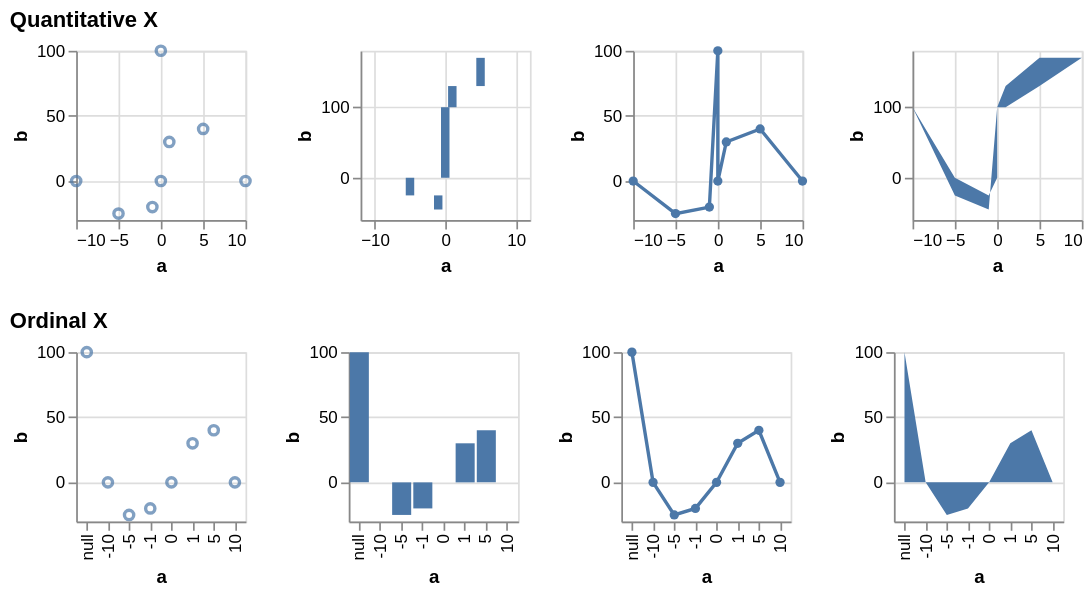

The specification (Vega-Lite) saved for this image:
### Vega specification from a JSON file in a GitHub repository (floating-point values rounded to 4 significant figures)
{"$schema": "https://vega.github.io/schema/vega/v5.json", "description": "Testing invalid", "background": "white", "padding": 5, "data": [{"name": "source_0", "values": [{"a": null, "b": 100}, {"a": -10, "b": null}, {"a": -5, "b": -25}, {"a": -1, "b": -20}, {"a": 0, "b": null}, {"a": 1, "b": 30}, {"a": 5, "b": 40}, {"a": 10, "b": null}]}, {"name": "data_0", "source": "source_0", "transform": [{"type": "formula", "expr": "toNumber(datum[\"a\"])", "as": "a"}]}, {"name": "data_2", "source": "data_0", "transform": [{"type": "stack", "groupby": [], "field": "b", "sort": {"field": [], "order": []}, "as": ["b_start", "b_end"], "offset": "zero"}]}, {"name": "data_3", "source": "data_0", "transform": [{"type": "stack", "groupby": [], "field": "b", "sort": {"field": [], "order": []}, "as": ["b_start", "b_end"], "offset": "zero"}]}, {"name": "data_4", "source": "data_0", "transform": [{"type": "stack", "groupby": ["a"], "field": "b", "sort": {"field": [], "order": []}, "as": ["b_start", "b_end"], "offset": "zero"}]}, {"name": "data_5", "source": "data_0", "transform": [{"type": "impute", "field": "b", "groupby": [], "key": "a", "method": "value", "value": 0}, {"type": "stack", "groupby": ["a"], "field": "b", "sort": {"field": [], "order": []}, "as": ["b_start", "b_end"], "offset": "zero"}]}], "signals": [{"name": "childHeight", "value": 100}, {"name": "concat_0_childWidth", "value": 100}, {"name": "concat_1_childWidth", "value": 100}], "layout": {"padding": 20, "columns": 1, "bounds": "full", "align": "each"}, "marks": [{"type": "group", "name": "concat_0_group", "title": {"text": "Quantitative X", "anchor": "start"}, "layout": {"padding": 20, "bounds": "full", "align": "each"}, "marks": [{"type": "group", "name": "concat_0_concat_0_group", "style": "cell", "encode": {"update": {"width": {"signal": "concat_0_childWidth"}, "height": {"signal": "childHeight"}}}, "marks": [{"name": "concat_0_concat_0_marks", "type": "symbol", "style": ["point"], "from": {"data": "data_0"}, "encode": {"update": {"opacity": {"value": 0.7}, "fill": {"value": "transparent"}, "stroke": {"value": "#4c78a8"}, "tooltip": {"signal": "{\"a\": format(datum[\"a\"], \"\"), \"b\": format(datum[\"b\"], \"\")}"}, "ariaRoleDescription": {"value": "point"}, "description": {"signal": "\"a: \" + (format(datum[\"a\"], \"\")) + \"; b: \" + (format(datum[\"b\"], \"\"))"}, "x": [{"test": "!isValid(datum[\"a\"]) || !isFinite(+datum[\"a\"])", "scale": "concat_0_concat_0_x", "value": 0}, {"scale": "concat_0_concat_0_x", "field": "a"}], "y": [{"test": "!isValid(datum[\"b\"]) || !isFinite(+datum[\"b\"])", "scale": "concat_0_concat_0_y", "value": 0}, {"scale": "concat_0_concat_0_y", "field": "b"}]}}}], "axes": [{"scale": "concat_0_concat_0_x", "orient": "bottom", "gridScale": "concat_0_concat_0_y", "grid": true, "tickCount": {"signal": "ceil(concat_0_childWidth/40)"}, "domain": false, "labels": false, "aria": false, "maxExtent": 0, "minExtent": 0, "ticks": false, "zindex": 0}, {"scale": "concat_0_concat_0_y", "orient": "left", "gridScale": "concat_0_concat_0_x", "grid": true, "tickCount": {"signal": "ceil(childHeight/40)"}, "domain": false, "labels": false, "aria": false, "maxExtent": 0, "minExtent": 0, "ticks": false, "zindex": 0}, {"scale": "concat_0_concat_0_x", "orient": "bottom", "grid": false, "title": "a", "labelFlush": true, "labelOverlap": true, "tickCount": {"signal": "ceil(concat_0_childWidth/40)"}, "zindex": 0}, {"scale": "concat_0_concat_0_y", "orient": "left", "grid": false, "title": "b", "labelOverlap": true, "tickCount": {"signal": "ceil(childHeight/40)"}, "zindex": 0}]}, {"type": "group", "name": "concat_0_concat_1_group", "style": "cell", "encode": {"update": {"width": {"signal": "concat_0_childWidth"}, "height": {"signal": "childHeight"}}}, "marks": [{"name": "concat_0_concat_1_marks", "type": "rect", "style": ["bar"], "from": {"data": "data_2"}, "encode": {"update": {"fill": {"value": "#4c78a8"}, "tooltip": {"signal": "{\"a\": format(datum[\"a\"], \"\"), \"b\": format(datum[\"b\"], \"\")}"}, "ariaRoleDescription": {"value": "bar"}, "description": {"signal": "\"a: \" + (format(datum[\"a\"], \"\")) + \"; b: \" + (format(datum[\"b\"], \"\"))"}, "xc": [{"test": "!isValid(datum[\"a\"]) || !isFinite(+datum[\"a\"])", "signal": "scale('concat_0_concat_1_x', inrange(0, domain('concat_0_concat_1_x')) ? 0 : domain('concat_0_concat_1_x')[0])"}, {"scale": "concat_0_concat_1_x", "field": "a"}], "width": {"value": 5}, "y": {"scale": "concat_0_concat_1_y", "field": "b_end"}, "y2": {"scale": "concat_0_concat_1_y", "field": "b_start"}}}}], "axes": [{"scale": "concat_0_concat_1_x", "orient": "bottom", "gridScale": "concat_0_concat_1_y", "grid": true, "tickCount": {"signal": "ceil(concat_0_childWidth/40)"}, "domain": false, "labels": false, "aria": false, "maxExtent": 0, "minExtent": 0, "ticks": false, "zindex": 0}, {"scale": "concat_0_concat_1_y", "orient": "left", "gridScale": "concat_0_concat_1_x", "grid": true, "tickCount": {"signal": "ceil(childHeight/40)"}, "domain": false, "labels": false, "aria": false, "maxExtent": 0, "minExtent": 0, "ticks": false, "zindex": 0}, {"scale": "concat_0_concat_1_x", "orient": "bottom", "grid": false, "title": "a", "labelFlush": true, "labelOverlap": true, "tickCount": {"signal": "ceil(concat_0_childWidth/40)"}, "zindex": 0}, {"scale": "concat_0_concat_1_y", "orient": "left", "grid": false, "title": "b", "labelOverlap": true, "tickCount": {"signal": "ceil(childHeight/40)"}, "zindex": 0}]}, {"type": "group", "name": "concat_0_concat_2_group", "style": "cell", "encode": {"update": {"width": {"signal": "concat_0_childWidth"}, "height": {"signal": "childHeight"}}}, "marks": [{"name": "concat_0_concat_2_layer_0_marks", "type": "line", "style": ["line"], "sort": {"field": "x"}, "from": {"data": "data_0"}, "encode": {"update": {"stroke": {"value": "#4c78a8"}, "tooltip": {"signal": "{\"a\": format(datum[\"a\"], \"\"), \"b\": format(datum[\"b\"], \"\")}"}, "description": {"signal": "\"a: \" + (format(datum[\"a\"], \"\")) + \"; b: \" + (format(datum[\"b\"], \"\"))"}, "x": [{"test": "!isValid(datum[\"a\"]) || !isFinite(+datum[\"a\"])", "signal": "scale('concat_0_concat_2_x', inrange(0, domain('concat_0_concat_2_x')) ? 0 : domain('concat_0_concat_2_x')[0])"}, {"scale": "concat_0_concat_2_x", "field": "a"}], "y": [{"test": "!isValid(datum[\"b\"]) || !isFinite(+datum[\"b\"])", "scale": "concat_0_concat_2_y", "value": 0}, {"scale": "concat_0_concat_2_y", "field": "b"}]}}}, {"name": "concat_0_concat_2_layer_1_marks", "type": "symbol", "style": ["point"], "from": {"data": "data_0"}, "encode": {"update": {"opacity": {"value": 1}, "fill": {"value": "#4c78a8"}, "tooltip": {"signal": "{\"a\": format(datum[\"a\"], \"\"), \"b\": format(datum[\"b\"], \"\")}"}, "ariaRoleDescription": {"value": "point"}, "description": {"signal": "\"a: \" + (format(datum[\"a\"], \"\")) + \"; b: \" + (format(datum[\"b\"], \"\"))"}, "x": [{"test": "!isValid(datum[\"a\"]) || !isFinite(+datum[\"a\"])", "signal": "scale('concat_0_concat_2_x', inrange(0, domain('concat_0_concat_2_x')) ? 0 : domain('concat_0_concat_2_x')[0])"}, {"scale": "concat_0_concat_2_x", "field": "a"}], "y": [{"test": "!isValid(datum[\"b\"]) || !isFinite(+datum[\"b\"])", "scale": "concat_0_concat_2_y", "value": 0}, {"scale": "concat_0_concat_2_y", "field": "b"}]}}}], "axes": [{"scale": "concat_0_concat_2_x", "orient": "bottom", "gridScale": "concat_0_concat_2_y", "grid": true, "tickCount": {"signal": "ceil(concat_0_childWidth/40)"}, "domain": false, "labels": false, "aria": false, "maxExtent": 0, "minExtent": 0, "ticks": false, "zindex": 0}, {"scale": "concat_0_concat_2_y", "orient": "left", "gridScale": "concat_0_concat_2_x", "grid": true, "tickCount": {"signal": "ceil(childHeight/40)"}, "domain": false, "labels": false, "aria": false, "maxExtent": 0, "minExtent": 0, "ticks": false, "zindex": 0}, {"scale": "concat_0_concat_2_x", "orient": "bottom", "grid": false, "title": "a", "labelFlush": true, "labelOverlap": true, "tickCount": {"signal": "ceil(concat_0_childWidth/40)"}, "zindex": 0}, {"scale": "concat_0_concat_2_y", "orient": "left", "grid": false, "title": "b", "labelOverlap": true, "tickCount": {"signal": "ceil(childHeight/40)"}, "zindex": 0}]}, {"type": "group", "name": "concat_0_concat_3_group", "style": "cell", "encode": {"update": {"width": {"signal": "concat_0_childWidth"}, "height": {"signal": "childHeight"}}}, "marks": [{"name": "concat_0_concat_3_marks", "type": "area", "style": ["area"], "sort": {"field": "x"}, "from": {"data": "data_3"}, "encode": {"update": {"orient": {"value": "vertical"}, "fill": {"value": "#4c78a8"}, "tooltip": {"signal": "{\"a\": format(datum[\"a\"], \"\"), \"b\": format(datum[\"b\"], \"\")}"}, "description": {"signal": "\"a: \" + (format(datum[\"a\"], \"\")) + \"; b: \" + (format(datum[\"b\"], \"\"))"}, "x": [{"test": "!isValid(datum[\"a\"]) || !isFinite(+datum[\"a\"])", "signal": "scale('concat_0_concat_3_x', inrange(0, domain('concat_0_concat_3_x')) ? 0 : domain('concat_0_concat_3_x')[0])"}, {"scale": "concat_0_concat_3_x", "field": "a"}], "y": {"scale": "concat_0_concat_3_y", "field": "b_end"}, "y2": {"scale": "concat_0_concat_3_y", "field": "b_start"}}}}], "axes": [{"scale": "concat_0_concat_3_x", "orient": "bottom", "gridScale": "concat_0_concat_3_y", "grid": true, "tickCount": {"signal": "ceil(concat_0_childWidth/40)"}, "domain": false, "labels": false, "aria": false, "maxExtent": 0, "minExtent": 0, "ticks": false, "zindex": 0}, {"scale": "concat_0_concat_3_y", "orient": "left", "gridScale": "concat_0_concat_3_x", "grid": true, "tickCount": {"signal": "ceil(childHeight/40)"}, "domain": false, "labels": false, "aria": false, "maxExtent": 0, "minExtent": 0, "ticks": false, "zindex": 0}, {"scale": "concat_0_concat_3_x", "orient": "bottom", "grid": false, "title": "a", "labelFlush": true, "labelOverlap": true, "tickCount": {"signal": "ceil(concat_0_childWidth/40)"}, "zindex": 0}, {"scale": "concat_0_concat_3_y", "orient": "left", "grid": false, "title": "b", "labelOverlap": true, "tickCount": {"signal": "ceil(childHeight/40)"}, "zindex": 0}]}]}, {"type": "group", "name": "concat_1_group", "title": {"text": "Ordinal X", "anchor": "start"}, "layout": {"padding": 20, "bounds": "full", "align": "each"}, "marks": [{"type": "group", "name": "concat_1_concat_0_group", "style": "cell", "encode": {"update": {"width": {"signal": "concat_1_childWidth"}, "height": {"signal": "childHeight"}}}, "marks": [{"name": "concat_1_concat_0_marks", "type": "symbol", "style": ["point"], "from": {"data": "data_0"}, "encode": {"update": {"opacity": {"value": 0.7}, "fill": {"value": "transparent"}, "stroke": {"value": "#4c78a8"}, "tooltip": {"signal": "{\"a\": isValid(datum[\"a\"]) ? datum[\"a\"] : \"\"+datum[\"a\"], \"b\": format(datum[\"b\"], \"\")}"}, "ariaRoleDescription": {"value": "point"}, "description": {"signal": "\"a: \" + (isValid(datum[\"a\"]) ? datum[\"a\"] : \"\"+datum[\"a\"]) + \"; b: \" + (format(datum[\"b\"], \"\"))"}, "x": {"scale": "concat_1_concat_0_x", "field": "a"}, "y": [{"test": "!isValid(datum[\"b\"]) || !isFinite(+datum[\"b\"])", "scale": "concat_1_concat_0_y", "value": 0}, {"scale": "concat_1_concat_0_y", "field": "b"}]}}}], "axes": [{"scale": "concat_1_concat_0_y", "orient": "left", "gridScale": "concat_1_concat_0_x", "grid": true, "tickCount": {"signal": "ceil(childHeight/40)"}, "domain": false, "labels": false, "aria": false, "maxExtent": 0, "minExtent": 0, "ticks": false, "zindex": 0}, {"scale": "concat_1_concat_0_x", "orient": "bottom", "grid": false, "title": "a", "labelAlign": "right", "labelAngle": 270, "labelBaseline": "middle", "zindex": 0}, {"scale": "concat_1_concat_0_y", "orient": "left", "grid": false, "title": "b", "labelOverlap": true, "tickCount": {"signal": "ceil(childHeight/40)"}, "zindex": 0}]}, {"type": "group", "name": "concat_1_concat_1_group", "style": "cell", "encode": {"update": {"width": {"signal": "concat_1_childWidth"}, "height": {"signal": "childHeight"}}}, "marks": [{"name": "concat_1_concat_1_marks", "type": "rect", "style": ["bar"], "from": {"data": "data_4"}, "encode": {"update": {"fill": {"value": "#4c78a8"}, "tooltip": {"signal": "{\"a\": isValid(datum[\"a\"]) ? datum[\"a\"] : \"\"+datum[\"a\"], \"b\": format(datum[\"b\"], \"\")}"}, "ariaRoleDescription": {"value": "bar"}, "description": {"signal": "\"a: \" + (isValid(datum[\"a\"]) ? datum[\"a\"] : \"\"+datum[\"a\"]) + \"; b: \" + (format(datum[\"b\"], \"\"))"}, "x": {"scale": "concat_1_concat_1_x", "field": "a"}, "width": {"signal": "max(0.25, bandwidth('concat_1_concat_1_x'))"}, "y": {"scale": "concat_1_concat_1_y", "field": "b_end"}, "y2": {"scale": "concat_1_concat_1_y", "field": "b_start"}}}}], "axes": [{"scale": "concat_1_concat_1_y", "orient": "left", "gridScale": "concat_1_concat_1_x", "grid": true, "tickCount": {"signal": "ceil(childHeight/40)"}, "domain": false, "labels": false, "aria": false, "maxExtent": 0, "minExtent": 0, "ticks": false, "zindex": 0}, {"scale": "concat_1_concat_1_x", "orient": "bottom", "grid": false, "title": "a", "labelAlign": "right", "labelAngle": 270, "labelBaseline": "middle", "zindex": 0}, {"scale": "concat_1_concat_1_y", "orient": "left", "grid": false, "title": "b", "labelOverlap": true, "tickCount": {"signal": "ceil(childHeight/40)"}, "zindex": 0}]}, {"type": "group", "name": "concat_1_concat_2_group", "style": "cell", "encode": {"update": {"width": {"signal": "concat_1_childWidth"}, "height": {"signal": "childHeight"}}}, "marks": [{"name": "concat_1_concat_2_layer_0_marks", "type": "line", "style": ["line"], "sort": {"field": "x"}, "from": {"data": "data_0"}, "encode": {"update": {"stroke": {"value": "#4c78a8"}, "tooltip": {"signal": "{\"a\": isValid(datum[\"a\"]) ? datum[\"a\"] : \"\"+datum[\"a\"], \"b\": format(datum[\"b\"], \"\")}"}, "description": {"signal": "\"a: \" + (isValid(datum[\"a\"]) ? datum[\"a\"] : \"\"+datum[\"a\"]) + \"; b: \" + (format(datum[\"b\"], \"\"))"}, "x": {"scale": "concat_1_concat_2_x", "field": "a"}, "y": [{"test": "!isValid(datum[\"b\"]) || !isFinite(+datum[\"b\"])", "scale": "concat_1_concat_2_y", "value": 0}, {"scale": "concat_1_concat_2_y", "field": "b"}]}}}, {"name": "concat_1_concat_2_layer_1_marks", "type": "symbol", "style": ["point"], "from": {"data": "data_0"}, "encode": {"update": {"opacity": {"value": 1}, "fill": {"value": "#4c78a8"}, "tooltip": {"signal": "{\"a\": isValid(datum[\"a\"]) ? datum[\"a\"] : \"\"+datum[\"a\"], \"b\": format(datum[\"b\"], \"\")}"}, "ariaRoleDescription": {"value": "point"}, "description": {"signal": "\"a: \" + (isValid(datum[\"a\"]) ? datum[\"a\"] : \"\"+datum[\"a\"]) + \"; b: \" + (format(datum[\"b\"], \"\"))"}, "x": {"scale": "concat_1_concat_2_x", "field": "a"}, "y": [{"test": "!isValid(datum[\"b\"]) || !isFinite(+datum[\"b\"])", "scale": "concat_1_concat_2_y", "value": 0}, {"scale": "concat_1_concat_2_y", "field": "b"}]}}}], "axes": [{"scale": "concat_1_concat_2_y", "orient": "left", "gridScale": "concat_1_concat_2_x", "grid": true, "tickCount": {"signal": "ceil(childHeight/40)"}, "domain": false, "labels": false, "aria": false, "maxExtent": 0, "minExtent": 0, "ticks": false, "zindex": 0}, {"scale": "concat_1_concat_2_x", "orient": "bottom", "grid": false, "title": "a", "labelAlign": "right", "labelAngle": 270, "labelBaseline": "middle", "zindex": 0}, {"scale": "concat_1_concat_2_y", "orient": "left", "grid": false, "title": "b", "labelOverlap": true, "tickCount": {"signal": "ceil(childHeight/40)"}, "zindex": 0}]}, {"type": "group", "name": "concat_1_concat_3_group", "style": "cell", "encode": {"update": {"width": {"signal": "concat_1_childWidth"}, "height": {"signal": "childHeight"}}}, "marks": [{"name": "concat_1_concat_3_marks", "type": "area", "style": ["area"], "sort": {"field": "x"}, "from": {"data": "data_5"}, "encode": {"update": {"orient": {"value": "vertical"}, "fill": {"value": "#4c78a8"}, "tooltip": {"signal": "{\"a\": isValid(datum[\"a\"]) ? datum[\"a\"] : \"\"+datum[\"a\"], \"b\": format(datum[\"b\"], \"\")}"}, "description": {"signal": "\"a: \" + (isValid(datum[\"a\"]) ? datum[\"a\"] : \"\"+datum[\"a\"]) + \"; b: \" + (format(datum[\"b\"], \"\"))"}, "x": {"scale": "concat_1_concat_3_x", "field": "a"}, "y": {"scale": "concat_1_concat_3_y", "field": "b_end"}, "y2": {"scale": "concat_1_concat_3_y", "field": "b_start"}}}}], "axes": [{"scale": "concat_1_concat_3_y", "orient": "left", "gridScale": "concat_1_concat_3_x", "grid": true, "tickCount": {"signal": "ceil(childHeight/40)"}, "domain": false, "labels": false, "aria": false, "maxExtent": 0, "minExtent": 0, "ticks": false, "zindex": 0}, {"scale": "concat_1_concat_3_x", "orient": "bottom", "grid": false, "title": "a", "labelAlign": "right", "labelAngle": 270, "labelBaseline": "middle", "zindex": 0}, {"scale": "concat_1_concat_3_y", "orient": "left", "grid": false, "title": "b", "labelOverlap": true, "tickCount": {"signal": "ceil(childHeight/40)"}, "zindex": 0}]}]}], "scales": [{"name": "concat_0_concat_0_x", "type": "linear", "domain": {"data": "data_0", "field": "a"}, "range": [0, {"signal": "concat_0_childWidth"}], "nice": true, "zero": true}, {"name": "concat_0_concat_0_y", "type": "linear", "domain": {"data": "data_0", "field": "b"}, "range": [{"signal": "childHeight"}, 0], "nice": true, "zero": true}, {"name": "concat_0_concat_1_x", "type": "linear", "domain": {"data": "data_2", "field": "a"}, "range": [0, {"signal": "concat_0_childWidth"}], "nice": true, "zero": false, "padding": 5}, {"name": "concat_0_concat_1_y", "type": "linear", "domain": {"data": "data_2", "fields": ["b_start", "b_end"]}, "range": [{"signal": "childHeight"}, 0], "nice": true, "zero": true}, {"name": "concat_0_concat_2_x", "type": "linear", "domain": {"data": "data_0", "field": "a"}, "range": [0, {"signal": "concat_0_childWidth"}], "nice": true, "zero": false}, {"name": "concat_0_concat_2_y", "type": "linear", "domain": {"data": "data_0", "field": "b"}, "range": [{"signal": "childHeight"}, 0], "nice": true, "zero": true}, {"name": "concat_0_concat_3_x", "type": "linear", "domain": {"data": "data_3", "field": "a"}, "range": [0, {"signal": "concat_0_childWidth"}], "nice": true, "zero": false}, {"name": "concat_0_concat_3_y", "type": "linear", "domain": {"data": "data_3", "fields": ["b_start", "b_end"]}, "range": [{"signal": "childHeight"}, 0], "nice": true, "zero": true}, {"name": "concat_1_concat_0_x", "type": "point", "domain": {"data": "data_0", "field": "a", "sort": true}, "range": [0, {"signal": "concat_1_childWidth"}], "padding": 0.5}, {"name": "concat_1_concat_0_y", "type": "linear", "domain": {"data": "data_0", "field": "b"}, "range": [{"signal": "childHeight"}, 0], "nice": true, "zero": true}, {"name": "concat_1_concat_1_x", "type": "band", "domain": {"data": "data_4", "field": "a", "sort": true}, "range": [0, {"signal": "concat_1_childWidth"}], "paddingInner": 0.1, "paddingOuter": 0.05}, {"name": "concat_1_concat_1_y", "type": "linear", "domain": {"data": "data_4", "fields": ["b_start", "b_end"]}, "range": [{"signal": "childHeight"}, 0], "nice": true, "zero": true}, {"name": "concat_1_concat_2_x", "type": "point", "domain": {"data": "data_0", "field": "a", "sort": true}, "range": [0, {"signal": "concat_1_childWidth"}], "padding": 0.5}, {"name": "concat_1_concat_2_y", "type": "linear", "domain": {"data": "data_0", "field": "b"}, "range": [{"signal": "childHeight"}, 0], "nice": true, "zero": true}, {"name": "concat_1_concat_3_x", "type": "point", "domain": {"data": "data_5", "field": "a", "sort": true}, "range": [0, {"signal": "concat_1_childWidth"}], "padding": 0.5}, {"name": "concat_1_concat_3_y", "type": "linear", "domain": {"data": "data_5", "fields": ["b_start", "b_end"]}, "range": [{"signal": "childHeight"}, 0], "nice": true, "zero": true}], "config": {"mark": {"tooltip": true}}}
